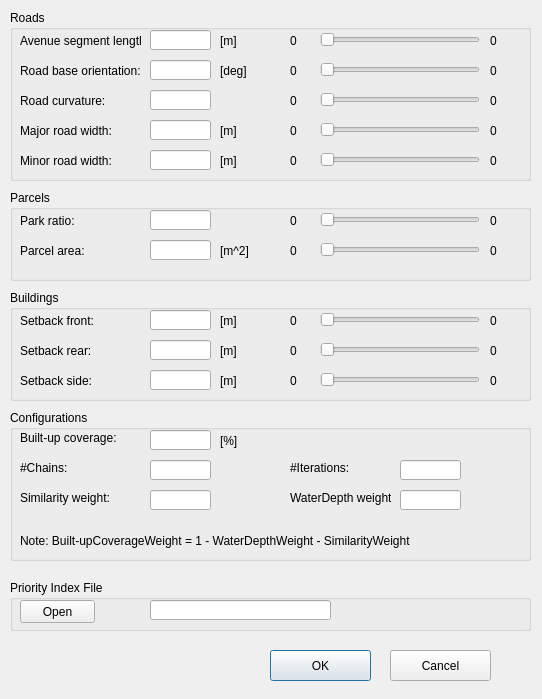
<?xml version="1.0" encoding="UTF-8"?>
<ui version="4.0">
 <class>MCMCDialog</class>
 <widget class="QDialog" name="MCMCDialog">
  <property name="geometry">
   <rect>
    <x>0</x>
    <y>0</y>
    <width>542</width>
    <height>699</height>
   </rect>
  </property>
  <property name="windowTitle">
   <string>InverseEngineDialog</string>
  </property>
  <widget class="QPushButton" name="pushButtonOK">
   <property name="geometry">
    <rect>
     <x>270</x>
     <y>650</y>
     <width>101</width>
     <height>31</height>
    </rect>
   </property>
   <property name="text">
    <string>OK</string>
   </property>
  </widget>
  <widget class="QPushButton" name="pushButtonCancel">
   <property name="geometry">
    <rect>
     <x>390</x>
     <y>650</y>
     <width>101</width>
     <height>31</height>
    </rect>
   </property>
   <property name="text">
    <string>Cancel</string>
   </property>
  </widget>
  <widget class="QGroupBox" name="groupBox">
   <property name="geometry">
    <rect>
     <x>10</x>
     <y>10</y>
     <width>521</width>
     <height>171</height>
    </rect>
   </property>
   <property name="title">
    <string>Roads</string>
   </property>
   <widget class="QLabel" name="label_13">
    <property name="geometry">
     <rect>
      <x>10</x>
      <y>20</y>
      <width>121</width>
      <height>21</height>
     </rect>
    </property>
    <property name="text">
     <string>Avenue segment length:</string>
    </property>
   </widget>
   <widget class="QLineEdit" name="lineEditAvenueSegmentLength">
    <property name="geometry">
     <rect>
      <x>140</x>
      <y>20</y>
      <width>61</width>
      <height>20</height>
     </rect>
    </property>
   </widget>
   <widget class="QLabel" name="label_14">
    <property name="geometry">
     <rect>
      <x>210</x>
      <y>20</y>
      <width>16</width>
      <height>21</height>
     </rect>
    </property>
    <property name="text">
     <string>[m]</string>
    </property>
   </widget>
   <widget class="QLabel" name="label_15">
    <property name="geometry">
     <rect>
      <x>10</x>
      <y>50</y>
      <width>121</width>
      <height>21</height>
     </rect>
    </property>
    <property name="text">
     <string>Road base orientation:</string>
    </property>
   </widget>
   <widget class="QLabel" name="label_16">
    <property name="geometry">
     <rect>
      <x>10</x>
      <y>80</y>
      <width>121</width>
      <height>21</height>
     </rect>
    </property>
    <property name="text">
     <string>Road curvature:</string>
    </property>
   </widget>
   <widget class="QLineEdit" name="lineEditRoadBaseOrientation">
    <property name="geometry">
     <rect>
      <x>140</x>
      <y>50</y>
      <width>61</width>
      <height>20</height>
     </rect>
    </property>
   </widget>
   <widget class="QLineEdit" name="lineEditRoadCurvature">
    <property name="geometry">
     <rect>
      <x>140</x>
      <y>80</y>
      <width>61</width>
      <height>20</height>
     </rect>
    </property>
   </widget>
   <widget class="QLabel" name="label_17">
    <property name="geometry">
     <rect>
      <x>210</x>
      <y>50</y>
      <width>31</width>
      <height>21</height>
     </rect>
    </property>
    <property name="text">
     <string>[deg]</string>
    </property>
   </widget>
   <widget class="QLabel" name="label_20">
    <property name="geometry">
     <rect>
      <x>10</x>
      <y>110</y>
      <width>121</width>
      <height>21</height>
     </rect>
    </property>
    <property name="text">
     <string>Major road width:</string>
    </property>
   </widget>
   <widget class="QLineEdit" name="lineEditMajorRoadWidth">
    <property name="geometry">
     <rect>
      <x>140</x>
      <y>110</y>
      <width>61</width>
      <height>20</height>
     </rect>
    </property>
   </widget>
   <widget class="QLabel" name="label_22">
    <property name="geometry">
     <rect>
      <x>210</x>
      <y>110</y>
      <width>16</width>
      <height>21</height>
     </rect>
    </property>
    <property name="text">
     <string>[m]</string>
    </property>
   </widget>
   <widget class="QLabel" name="label_23">
    <property name="geometry">
     <rect>
      <x>10</x>
      <y>140</y>
      <width>121</width>
      <height>21</height>
     </rect>
    </property>
    <property name="text">
     <string>Minor road width:</string>
    </property>
   </widget>
   <widget class="QLabel" name="label_24">
    <property name="geometry">
     <rect>
      <x>210</x>
      <y>140</y>
      <width>16</width>
      <height>21</height>
     </rect>
    </property>
    <property name="text">
     <string>[m]</string>
    </property>
   </widget>
   <widget class="QLineEdit" name="lineEditMinorRoadWidth">
    <property name="geometry">
     <rect>
      <x>140</x>
      <y>140</y>
      <width>61</width>
      <height>20</height>
     </rect>
    </property>
   </widget>
   <widget class="QSlider" name="horizontalSliderAvenueSegmentLength">
    <property name="geometry">
     <rect>
      <x>310</x>
      <y>20</y>
      <width>160</width>
      <height>19</height>
     </rect>
    </property>
    <property name="orientation">
     <enum>Qt::Horizontal</enum>
    </property>
   </widget>
   <widget class="QSlider" name="horizontalSliderRoadBaseOrientation">
    <property name="geometry">
     <rect>
      <x>310</x>
      <y>50</y>
      <width>160</width>
      <height>19</height>
     </rect>
    </property>
    <property name="orientation">
     <enum>Qt::Horizontal</enum>
    </property>
   </widget>
   <widget class="QSlider" name="horizontalSliderRoadCurvature">
    <property name="geometry">
     <rect>
      <x>310</x>
      <y>80</y>
      <width>160</width>
      <height>19</height>
     </rect>
    </property>
    <property name="orientation">
     <enum>Qt::Horizontal</enum>
    </property>
   </widget>
   <widget class="QSlider" name="horizontalSliderMajorRoadWidth">
    <property name="geometry">
     <rect>
      <x>310</x>
      <y>110</y>
      <width>160</width>
      <height>19</height>
     </rect>
    </property>
    <property name="orientation">
     <enum>Qt::Horizontal</enum>
    </property>
   </widget>
   <widget class="QSlider" name="horizontalSliderMinorRoadWidth">
    <property name="geometry">
     <rect>
      <x>310</x>
      <y>140</y>
      <width>160</width>
      <height>19</height>
     </rect>
    </property>
    <property name="orientation">
     <enum>Qt::Horizontal</enum>
    </property>
   </widget>
   <widget class="QLabel" name="labelAvenueSegmentLengthMin">
    <property name="geometry">
     <rect>
      <x>280</x>
      <y>20</y>
      <width>31</width>
      <height>21</height>
     </rect>
    </property>
    <property name="text">
     <string>0</string>
    </property>
   </widget>
   <widget class="QLabel" name="labelAvenueSegmentLengthMax">
    <property name="geometry">
     <rect>
      <x>480</x>
      <y>20</y>
      <width>31</width>
      <height>21</height>
     </rect>
    </property>
    <property name="text">
     <string>0</string>
    </property>
   </widget>
   <widget class="QLabel" name="labelRoadBaseOrientationMin">
    <property name="geometry">
     <rect>
      <x>280</x>
      <y>50</y>
      <width>31</width>
      <height>21</height>
     </rect>
    </property>
    <property name="text">
     <string>0</string>
    </property>
   </widget>
   <widget class="QLabel" name="labelRoadBaseOrientationMax">
    <property name="geometry">
     <rect>
      <x>480</x>
      <y>50</y>
      <width>31</width>
      <height>21</height>
     </rect>
    </property>
    <property name="text">
     <string>0</string>
    </property>
   </widget>
   <widget class="QLabel" name="labelRoadCurvatureMin">
    <property name="geometry">
     <rect>
      <x>280</x>
      <y>80</y>
      <width>31</width>
      <height>21</height>
     </rect>
    </property>
    <property name="text">
     <string>0</string>
    </property>
   </widget>
   <widget class="QLabel" name="labelRoadCurvatureMax">
    <property name="geometry">
     <rect>
      <x>480</x>
      <y>80</y>
      <width>31</width>
      <height>21</height>
     </rect>
    </property>
    <property name="text">
     <string>0</string>
    </property>
   </widget>
   <widget class="QLabel" name="labelMajorRoadWidthMin">
    <property name="geometry">
     <rect>
      <x>280</x>
      <y>110</y>
      <width>31</width>
      <height>21</height>
     </rect>
    </property>
    <property name="text">
     <string>0</string>
    </property>
   </widget>
   <widget class="QLabel" name="labelMajorRoadWidthMax">
    <property name="geometry">
     <rect>
      <x>480</x>
      <y>110</y>
      <width>31</width>
      <height>21</height>
     </rect>
    </property>
    <property name="text">
     <string>0</string>
    </property>
   </widget>
   <widget class="QLabel" name="labelMinorRoadWidthMin">
    <property name="geometry">
     <rect>
      <x>280</x>
      <y>140</y>
      <width>31</width>
      <height>21</height>
     </rect>
    </property>
    <property name="text">
     <string>0</string>
    </property>
   </widget>
   <widget class="QLabel" name="labelMinorRoadWidthMax">
    <property name="geometry">
     <rect>
      <x>480</x>
      <y>140</y>
      <width>31</width>
      <height>21</height>
     </rect>
    </property>
    <property name="text">
     <string>0</string>
    </property>
   </widget>
  </widget>
  <widget class="QGroupBox" name="groupBox_2">
   <property name="geometry">
    <rect>
     <x>10</x>
     <y>190</y>
     <width>521</width>
     <height>91</height>
    </rect>
   </property>
   <property name="title">
    <string>Parcels</string>
   </property>
   <widget class="QLabel" name="label_11">
    <property name="geometry">
     <rect>
      <x>10</x>
      <y>20</y>
      <width>121</width>
      <height>21</height>
     </rect>
    </property>
    <property name="text">
     <string>Park ratio:</string>
    </property>
   </widget>
   <widget class="QLineEdit" name="lineEditParkRatio">
    <property name="geometry">
     <rect>
      <x>140</x>
      <y>20</y>
      <width>61</width>
      <height>20</height>
     </rect>
    </property>
   </widget>
   <widget class="QLabel" name="label_18">
    <property name="geometry">
     <rect>
      <x>10</x>
      <y>50</y>
      <width>121</width>
      <height>21</height>
     </rect>
    </property>
    <property name="text">
     <string>Parcel area:</string>
    </property>
   </widget>
   <widget class="QLineEdit" name="lineEditParcelArea">
    <property name="geometry">
     <rect>
      <x>140</x>
      <y>50</y>
      <width>61</width>
      <height>20</height>
     </rect>
    </property>
   </widget>
   <widget class="QLabel" name="label_27">
    <property name="geometry">
     <rect>
      <x>210</x>
      <y>50</y>
      <width>31</width>
      <height>21</height>
     </rect>
    </property>
    <property name="text">
     <string>[m^2]</string>
    </property>
   </widget>
   <widget class="QSlider" name="horizontalSliderParkRatio">
    <property name="geometry">
     <rect>
      <x>310</x>
      <y>20</y>
      <width>160</width>
      <height>19</height>
     </rect>
    </property>
    <property name="orientation">
     <enum>Qt::Horizontal</enum>
    </property>
   </widget>
   <widget class="QSlider" name="horizontalSliderParcelArea">
    <property name="geometry">
     <rect>
      <x>310</x>
      <y>50</y>
      <width>160</width>
      <height>19</height>
     </rect>
    </property>
    <property name="orientation">
     <enum>Qt::Horizontal</enum>
    </property>
   </widget>
   <widget class="QLabel" name="labelParkRatioMin">
    <property name="geometry">
     <rect>
      <x>280</x>
      <y>20</y>
      <width>31</width>
      <height>21</height>
     </rect>
    </property>
    <property name="text">
     <string>0</string>
    </property>
   </widget>
   <widget class="QLabel" name="labelParcelAreaMin">
    <property name="geometry">
     <rect>
      <x>280</x>
      <y>50</y>
      <width>31</width>
      <height>21</height>
     </rect>
    </property>
    <property name="text">
     <string>0</string>
    </property>
   </widget>
   <widget class="QLabel" name="labelParkRatioMax">
    <property name="geometry">
     <rect>
      <x>480</x>
      <y>20</y>
      <width>31</width>
      <height>21</height>
     </rect>
    </property>
    <property name="text">
     <string>0</string>
    </property>
   </widget>
   <widget class="QLabel" name="labelParcelAreaMax">
    <property name="geometry">
     <rect>
      <x>480</x>
      <y>50</y>
      <width>31</width>
      <height>21</height>
     </rect>
    </property>
    <property name="text">
     <string>0</string>
    </property>
   </widget>
  </widget>
  <widget class="QGroupBox" name="groupBox_3">
   <property name="geometry">
    <rect>
     <x>10</x>
     <y>290</y>
     <width>521</width>
     <height>111</height>
    </rect>
   </property>
   <property name="title">
    <string>Buildings</string>
   </property>
   <widget class="QLabel" name="label_19">
    <property name="geometry">
     <rect>
      <x>10</x>
      <y>20</y>
      <width>121</width>
      <height>21</height>
     </rect>
    </property>
    <property name="text">
     <string>Setback front:</string>
    </property>
   </widget>
   <widget class="QLineEdit" name="lineEditSetbackFront">
    <property name="geometry">
     <rect>
      <x>140</x>
      <y>20</y>
      <width>61</width>
      <height>20</height>
     </rect>
    </property>
   </widget>
   <widget class="QLabel" name="label_8">
    <property name="geometry">
     <rect>
      <x>210</x>
      <y>20</y>
      <width>16</width>
      <height>21</height>
     </rect>
    </property>
    <property name="text">
     <string>[m]</string>
    </property>
   </widget>
   <widget class="QLabel" name="label_25">
    <property name="geometry">
     <rect>
      <x>10</x>
      <y>50</y>
      <width>121</width>
      <height>21</height>
     </rect>
    </property>
    <property name="text">
     <string>Setback rear:</string>
    </property>
   </widget>
   <widget class="QLabel" name="label_21">
    <property name="geometry">
     <rect>
      <x>10</x>
      <y>80</y>
      <width>121</width>
      <height>21</height>
     </rect>
    </property>
    <property name="text">
     <string>Setback side:</string>
    </property>
   </widget>
   <widget class="QLineEdit" name="lineEditSetbackRear">
    <property name="geometry">
     <rect>
      <x>140</x>
      <y>50</y>
      <width>61</width>
      <height>20</height>
     </rect>
    </property>
   </widget>
   <widget class="QLineEdit" name="lineEditSetbackSide">
    <property name="geometry">
     <rect>
      <x>140</x>
      <y>80</y>
      <width>61</width>
      <height>20</height>
     </rect>
    </property>
   </widget>
   <widget class="QLabel" name="label_10">
    <property name="geometry">
     <rect>
      <x>210</x>
      <y>50</y>
      <width>16</width>
      <height>21</height>
     </rect>
    </property>
    <property name="text">
     <string>[m]</string>
    </property>
   </widget>
   <widget class="QLabel" name="label_12">
    <property name="geometry">
     <rect>
      <x>210</x>
      <y>80</y>
      <width>16</width>
      <height>21</height>
     </rect>
    </property>
    <property name="text">
     <string>[m]</string>
    </property>
   </widget>
   <widget class="QSlider" name="horizontalSliderSetbackFront">
    <property name="geometry">
     <rect>
      <x>310</x>
      <y>20</y>
      <width>160</width>
      <height>19</height>
     </rect>
    </property>
    <property name="orientation">
     <enum>Qt::Horizontal</enum>
    </property>
   </widget>
   <widget class="QLabel" name="labelSetbackFrontMin">
    <property name="geometry">
     <rect>
      <x>280</x>
      <y>20</y>
      <width>31</width>
      <height>21</height>
     </rect>
    </property>
    <property name="text">
     <string>0</string>
    </property>
   </widget>
   <widget class="QLabel" name="labelSetbackFrontMax">
    <property name="geometry">
     <rect>
      <x>480</x>
      <y>20</y>
      <width>31</width>
      <height>21</height>
     </rect>
    </property>
    <property name="text">
     <string>0</string>
    </property>
   </widget>
   <widget class="QSlider" name="horizontalSliderSetbackRear">
    <property name="geometry">
     <rect>
      <x>310</x>
      <y>50</y>
      <width>160</width>
      <height>19</height>
     </rect>
    </property>
    <property name="orientation">
     <enum>Qt::Horizontal</enum>
    </property>
   </widget>
   <widget class="QLabel" name="labelSetbackRearMin">
    <property name="geometry">
     <rect>
      <x>280</x>
      <y>50</y>
      <width>31</width>
      <height>21</height>
     </rect>
    </property>
    <property name="text">
     <string>0</string>
    </property>
   </widget>
   <widget class="QLabel" name="labelSetbackRearMax">
    <property name="geometry">
     <rect>
      <x>480</x>
      <y>50</y>
      <width>31</width>
      <height>21</height>
     </rect>
    </property>
    <property name="text">
     <string>0</string>
    </property>
   </widget>
   <widget class="QSlider" name="horizontalSliderSetbackSide">
    <property name="geometry">
     <rect>
      <x>310</x>
      <y>80</y>
      <width>160</width>
      <height>19</height>
     </rect>
    </property>
    <property name="orientation">
     <enum>Qt::Horizontal</enum>
    </property>
   </widget>
   <widget class="QLabel" name="labelSetbackSideMin">
    <property name="geometry">
     <rect>
      <x>280</x>
      <y>80</y>
      <width>31</width>
      <height>21</height>
     </rect>
    </property>
    <property name="text">
     <string>0</string>
    </property>
   </widget>
   <widget class="QLabel" name="labelSetbackSideMax">
    <property name="geometry">
     <rect>
      <x>480</x>
      <y>80</y>
      <width>31</width>
      <height>21</height>
     </rect>
    </property>
    <property name="text">
     <string>0</string>
    </property>
   </widget>
  </widget>
  <widget class="QGroupBox" name="groupBox_4">
   <property name="geometry">
    <rect>
     <x>10</x>
     <y>410</y>
     <width>521</width>
     <height>151</height>
    </rect>
   </property>
   <property name="title">
    <string>Configurations</string>
   </property>
   <widget class="QLabel" name="label">
    <property name="geometry">
     <rect>
      <x>10</x>
      <y>20</y>
      <width>101</width>
      <height>16</height>
     </rect>
    </property>
    <property name="text">
     <string>Built-up coverage:</string>
    </property>
   </widget>
   <widget class="QLabel" name="label_26">
    <property name="geometry">
     <rect>
      <x>210</x>
      <y>20</y>
      <width>21</width>
      <height>21</height>
     </rect>
    </property>
    <property name="text">
     <string>[%]</string>
    </property>
   </widget>
   <widget class="QLabel" name="label_5">
    <property name="geometry">
     <rect>
      <x>280</x>
      <y>80</y>
      <width>101</width>
      <height>16</height>
     </rect>
    </property>
    <property name="text">
     <string>WaterDepth weight:</string>
    </property>
   </widget>
   <widget class="QLabel" name="label_2">
    <property name="geometry">
     <rect>
      <x>280</x>
      <y>50</y>
      <width>101</width>
      <height>16</height>
     </rect>
    </property>
    <property name="text">
     <string>#Iterations:</string>
    </property>
   </widget>
   <widget class="QLineEdit" name="lineEditBuildingCoverage">
    <property name="geometry">
     <rect>
      <x>140</x>
      <y>20</y>
      <width>61</width>
      <height>20</height>
     </rect>
    </property>
   </widget>
   <widget class="QLabel" name="label_4">
    <property name="geometry">
     <rect>
      <x>10</x>
      <y>80</y>
      <width>101</width>
      <height>16</height>
     </rect>
    </property>
    <property name="text">
     <string>Similarity weight:</string>
    </property>
   </widget>
   <widget class="QLineEdit" name="lineEditWdWeight">
    <property name="geometry">
     <rect>
      <x>390</x>
      <y>80</y>
      <width>61</width>
      <height>20</height>
     </rect>
    </property>
   </widget>
   <widget class="QLineEdit" name="lineEditNumChains">
    <property name="geometry">
     <rect>
      <x>140</x>
      <y>50</y>
      <width>61</width>
      <height>20</height>
     </rect>
    </property>
   </widget>
   <widget class="QLabel" name="label_3">
    <property name="geometry">
     <rect>
      <x>10</x>
      <y>50</y>
      <width>101</width>
      <height>16</height>
     </rect>
    </property>
    <property name="text">
     <string>#Chains:</string>
    </property>
   </widget>
   <widget class="QLineEdit" name="lineEditSimilarityWeight">
    <property name="geometry">
     <rect>
      <x>140</x>
      <y>80</y>
      <width>61</width>
      <height>20</height>
     </rect>
    </property>
   </widget>
   <widget class="QLineEdit" name="lineEditNumIterations">
    <property name="geometry">
     <rect>
      <x>390</x>
      <y>50</y>
      <width>61</width>
      <height>20</height>
     </rect>
    </property>
   </widget>
   <widget class="QLabel" name="label_28">
    <property name="geometry">
     <rect>
      <x>10</x>
      <y>120</y>
      <width>481</width>
      <height>21</height>
     </rect>
    </property>
    <property name="text">
     <string>Note: Built-upCoverageWeight = 1 - WaterDepthWeight - SimilarityWeight</string>
    </property>
   </widget>
  </widget>
  <widget class="QGroupBox" name="groupBox_5">
   <property name="geometry">
    <rect>
     <x>10</x>
     <y>580</y>
     <width>521</width>
     <height>51</height>
    </rect>
   </property>
   <property name="title">
    <string>Priority Index File</string>
   </property>
   <widget class="QPushButton" name="OpenFile">
    <property name="geometry">
     <rect>
      <x>10</x>
      <y>20</y>
      <width>75</width>
      <height>23</height>
     </rect>
    </property>
    <property name="text">
     <string>Open</string>
    </property>
   </widget>
   <widget class="QLineEdit" name="lineEditFilePath">
    <property name="geometry">
     <rect>
      <x>140</x>
      <y>20</y>
      <width>181</width>
      <height>20</height>
     </rect>
    </property>
   </widget>
   <zorder>OpenFile</zorder>
   <zorder>OpenFile</zorder>
   <zorder>lineEditFilePath</zorder>
  </widget>
 </widget>
 <layoutdefault spacing="6" margin="11"/>
 <resources/>
 <connections/>
</ui>
